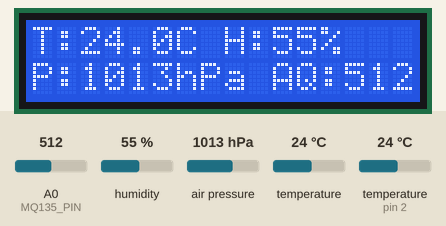
The sketch below on a simulated Arduino Uno, built with avr-gcc and run on an emulated ATmega328P. Shown: 16×2 character LCD. The test bench sets the inputs (shaded band); at power-on: humidity 55 %, air pressure 1013 hPa, A0 (MQ135_PIN) = 512, temperature 24 °C, temperature (sensor on pin 2) 24 °C. What the sketch prints to the serial monitor is not drawn.

Above: at 2.3 s.
2.4 s: humidity set to 22 %
At 7.8 s:
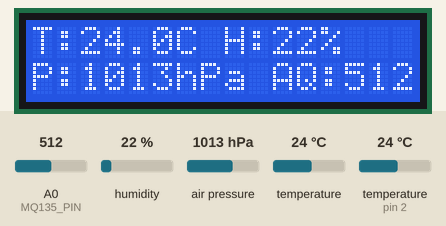
8.5 s: air pressure set to 952 hPa
At 12.7 s:
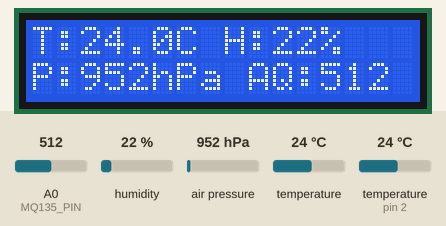
14.6 s: A0 (MQ135_PIN) set to 716
At 17.6 s:
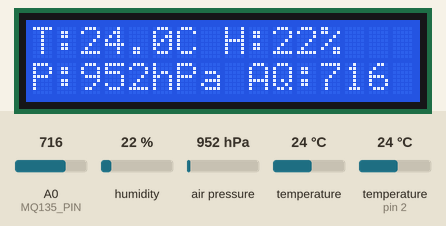
20.7 s: temperature (sensor 0) set to 12 °C
At 22.5 s:
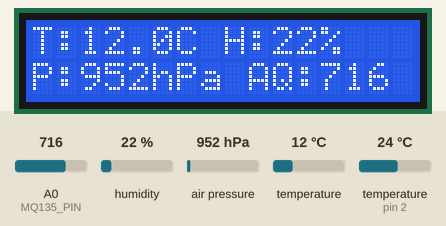
26.8 s: humidity set to 40 %
At 27.3 s:
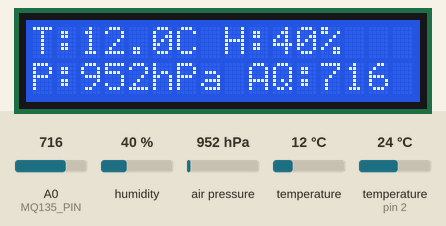
32.9 s: A0 (MQ135_PIN) set to 992
At 38.3 s:
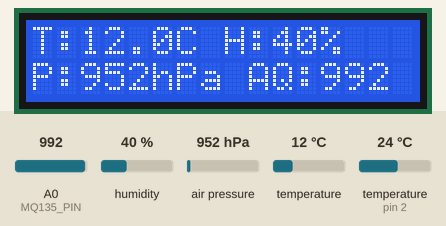
Timing chart, 0 to 39.8 s (numbered marks = the images above; inputs shaded):
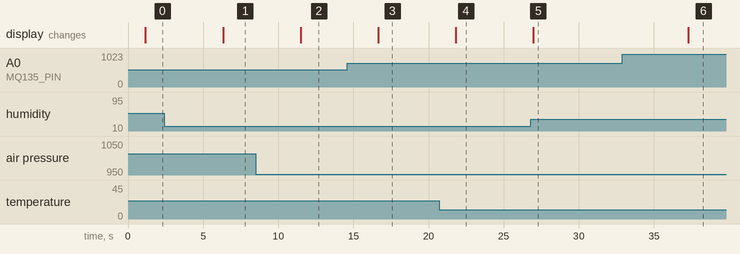

Measured:
- after the input at 2.4 s, the display: changes after 3.9 s (image 1)
- after the input at 8.5 s, the display: changes after 3.0 s (image 2)
- after the input at 14.6 s, the display: changes after 2.0 s (image 3)
- after the input at 20.7 s, the display: changes after 1.1 s (image 4)
- after the input at 26.8 s, the display: changes after 0.17 s (image 5)
- after the input at 32.9 s, the display: changes after 4.4 s (image 6)

The sketch:

sketch_weather_monitoring_system-Minor_Project.ino
```cpp
#include <Wire.h>
#include <LiquidCrystal_I2C.h>
#include <Adafruit_BMP280.h>
#include <DHT.h>

// --- Pin Definitions ---
#define DHTPIN 2       // Digital pin connected to the DHT sensor (D2)
#define DHTTYPE DHT11  // Type of DHT sensor
#define MQ135_PIN A0   // Analog pin connected to the MQ-135 sensor (A0)

// --- Sensor Objects ---
// Initialize the I2C LCD object
LiquidCrystal_I2C lcd(0x27, 16, 2);
Adafruit_BMP280 bmp; // I2C BMP280 sensor
DHT dht(DHTPIN, DHTTYPE); // DHT sensor

void setup() {
  Serial.begin(9600);
  Serial.println("Environmental Sensor Test");

  // Initialize BMP280
  if (!bmp.begin(0x77)) { // Check if BMP280 is found (common I2C address)
    Serial.println("Could not find a valid BMP280 sensor, check wiring!");
    // Consider adding LCD message here too
    lcd.init();
    lcd.backlight();
    lcd.setCursor(0,0);
    lcd.print("BMP280 Error!");
    while (1); // Halt execution
  }
  Serial.println("BMP280 Initialized.");

  // Initialize DHT11
  dht.begin();
  Serial.println("DHT11 Initialized.");
  pinMode(MQ135_PIN, INPUT); // Set MQ135 pin as input
  Serial.println("MQ-135 Pin Initialized.");


  // Initialize LCD
  lcd.init();
  lcd.backlight();
  lcd.print("Initializing...");
  delay(1000); // Short delay to show message
}

void loop() {
  // --- Read Sensors ---
  float bmp_temp = bmp.readTemperature();
  float bmp_pressure = bmp.readPressure(); // In Pascals
  float dht_humidity = dht.readHumidity();
  float dht_temp = dht.readTemperature();
  int mq135_value = analogRead(MQ135_PIN); // Read raw analog value (0-1023)

  // Check if any DHT readings failed and skip display if so.
  if (isnan(dht_humidity)) { // You could also check isnan(dht_temp) if using it
    Serial.println("Failed to read from DHT sensor!");
    // Optionally display error on LCD
    lcd.clear();
    lcd.setCursor(0,0);
    lcd.print("DHT Error!");
    delay(2000); // Wait before trying again
    return; // Skip the rest of the loop this time
  }

  // --- Display on LCD ---
  lcd.clear();

  // Line 1: Temp (BMP) and Humidity (DHT)
  lcd.setCursor(0, 0);
  lcd.print("T:");
  lcd.print(bmp_temp, 1); // Temp with 1 decimal place
  //lcd.print((char)223); // Degree symbol (may not work on all LCDs)
  lcd.print("C H:");
  lcd.print(dht_humidity, 0); // Humidity with 0 decimal places
  lcd.print("%");

  // Line 2: Pressure (BMP) and Air Quality (MQ135 raw)
  lcd.setCursor(0,1);
  lcd.print("P:");
  lcd.print(bmp_pressure / 100.0F, 0); // Pressure in hPa, 0 decimal places
  lcd.print("hPa AQ:");
  lcd.print(mq135_value); // Raw Analog Value

  // --- Print to Serial Monitor ---
  Serial.println("--- Sensor Readings ---");
  Serial.print("BMP Temperature = ");
  Serial.print(bmp_temp);
  Serial.println(" *C");

  Serial.print("DHT Humidity = ");
  Serial.print(dht_humidity);
  Serial.println(" %");

  Serial.print("BMP Pressure = ");
  Serial.print(bmp_pressure / 100.0F); // Convert Pa to hPa
  Serial.println(" hPa");

  Serial.print("MQ-135 Analog Value = ");
  Serial.print(mq135_value);
  Serial.println(" (raw)"); // Indicate it's the raw value
  Serial.println("-----------------------");
  Serial.println(); // Add a blank line for readability

  // --- Wait for next reading ---
  delay(5000); // Refresh every 5 seconds
}
```
